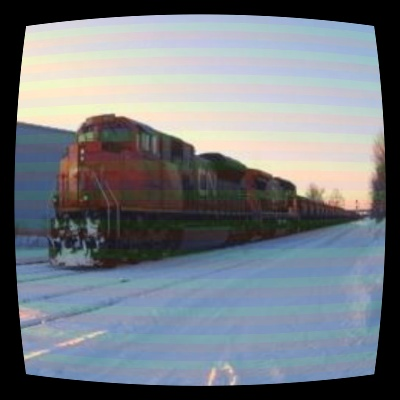
#> input picture data_pre/dataset/3D_data/train/100000.jpg, 400 x 400 px, given as the content of the folder picture/, which was not available
$ python test.py
#> lines starting #> are read from the running program, lines starting #| are printed output that depends on the picture; pictures that were not available may be replaced by others from this repository, and a replacement may not be noted
#> further down, srcImg is the input picture: shape (400, 400, 3); mean B, G, R 129.2, 122.7, 116.8
#G:\Image Decomposition\RainbowNet\data_prepare\picture\Places365_test_00000003.jpg
import cv2 as cv
import numpy as np
import os
import matplotlib.pyplot as plt

path = 'picture/'
num = 1
first = 1
def create_ranbinbow_stripes(srcImg):
    # 读入图像
    # img = cv.imread('G:\Image Decomposition\RainbowNet\data_prepare\picture\Places365_test_00000003.jpg')
    # 获取图像的高度和宽度
    height, width = srcImg.shape[:2]
#> height = 400; width = 400

    # 设置图片大小
    img_size = (height, width)
#> img_size = (400, 400)

    # 设置条纹的宽度 相当于像素之间的角度的变化速率
    stripe_width = 25
    # 设置色轮的角速度 色轮一秒60圈
    angular_velocity = 2 * np.pi / 60

    # 计算每个像素所对应的时间间隔 相机的一秒30帧
    time_per_pixel = 1 / 30

    # 生成一个空白的图片
    img = np.zeros((img_size[0], img_size[1], 3))

    # 计算每个像素对应的角度
    x, y = np.meshgrid(np.arange(img_size[1]), np.arange(img_size[0]))
    angle = y * stripe_width * angular_velocity * time_per_pixel

    # 生成RGB颜色，通过调节振幅可以实现淡化效果
    amplitude = 1
    red = (amplitude * np.sin(angle + 0 * np.pi / 3) + 1) / 2
    green = (amplitude * np.sin(angle + 2 * np.pi / 3) + 1) / 2
    blue = (amplitude * np.sin(angle + 4 * np.pi / 3) + 1) / 2

    # 将RGB颜色加入到图片中
    # img[:, :, 0] = red
    # img[:, :, 1] = green
    # img[:, :, 2] = blue
    img[:, :, 2] = red * 255
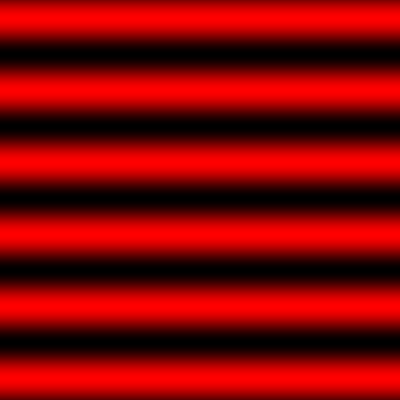
#> img: shape (400, 400, 3) float64; mean of channels 0, 1, 2 0, 0, 134.6; drawn as B, G, R
    img[:, :, 1] = green * 255
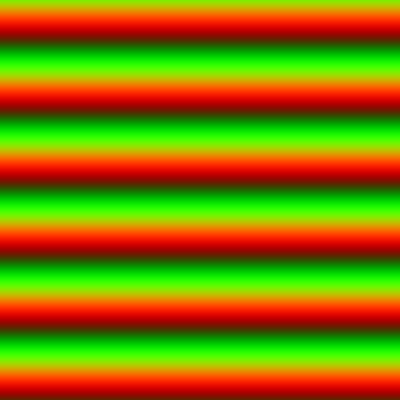
#> img: shape (400, 400, 3) float64; mean of channels 0, 1, 2 0, 123.1, 134.6; drawn as B, G, R
    img[:, :, 0] = blue * 255
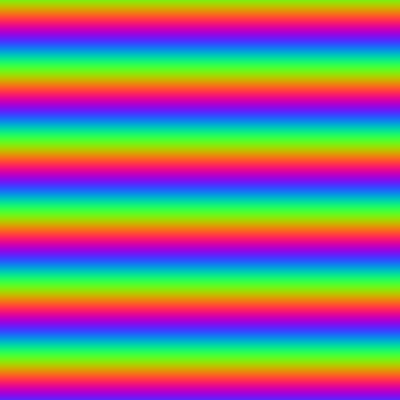
#> img: shape (400, 400, 3) float64; mean of channels 0, 1, 2 124.7, 123.1, 134.6; drawn as B, G, R

    # [6 lines of commented-out code are left out]
    cv.imwrite('G:/Image_Decomposition/RainbowNet_Data/data_pre/data_prepare/stripes/final_stripes.jpg', img)

    return img
# plt 方式用 cv2 不用
def blend(srcImg, final_stripes, alpha):
    srcImg = srcImg / 255
    final_stripes = final_stripes / 255

    # alpha = 0.85
    blended_img = alpha * srcImg + (1 - alpha) * final_stripes

    # plt.imshow(blended_img)
    # plt.show()
    # plt.imsave('G:/Image Decomposition/RainbowNet_Data/data_pre/final.jpg', blended_img)
    return blended_img, srcImg

if __name__ == "__main__":
    alpha = 0.85
    for root, dirs, img_list in os.walk(path):
        print(img_list)
    for files in img_list:
        print(files)
        # srcImg = plt.imread('picture/' + files)
        srcImg = cv.imread('picture/' + files)
        srcImg = cv.resize(srcImg, (400, 400))

        # 灰度变RGB
        if len(srcImg.shape) == 2:
            srcImg = np.stack((srcImg,) * 3, axis=-1)

        if first == 1:
            # 创建条纹
            final_stripes = create_ranbinbow_stripes(srcImg)

        # 读取条纹
        # final_stripes = plt.imread('G:/Image Decomposition/RainbowNet_Data/data_pre/data_prepare/stripes/final_stripes.jpg')
        final_stripes = cv.imread('G:/Image_Decomposition/RainbowNet_Data/data_pre/data_prepare/stripes/final_stripes.jpg')
        # 融合图像
        # blended_img, source_Img = blend(srcImg, final_stripes, alpha)
        blended_img = cv.addWeighted(srcImg, 0.80, final_stripes, 0.20, 0)
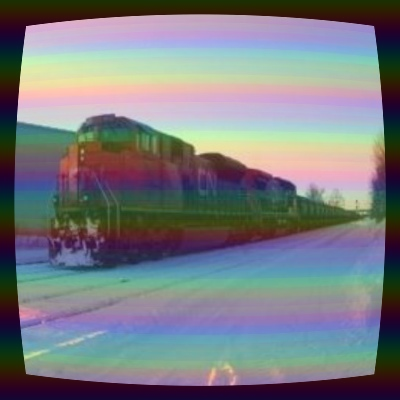
#> blended_img: shape (400, 400, 3); mean B, G, R 128.3, 122.8, 120.4
        # 保存
        # plt.imsave('../dataset/data/train/' + str(num) + '.jpg', blended_img)
        # plt.imsave('../dataset/gt/train/' + str(num) + '.jpg', source_Img)
        cv.imwrite('../dataset/data/train/' + str(num) + '.jpg', blended_img)
        cv.imwrite('../dataset/gt/train/' + str(num) + '.jpg', srcImg)

        first = first + 1
        num = num + 1

$ run again, on data_pre/dataset/3D_data/train/100362.jpg
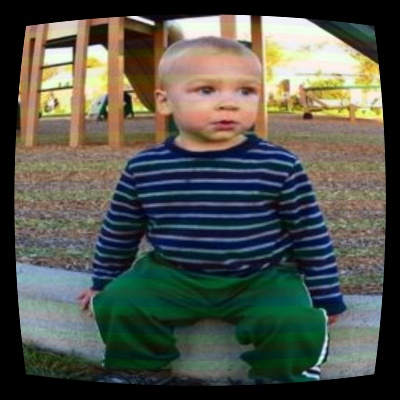
#> input picture data_pre/dataset/3D_data/train/100362.jpg, 400 x 400 px, given as the content of the folder picture/, which was not available
#> srcImg is the input picture: shape (400, 400, 3); mean B, G, R 76, 85, 82.7
#> `blended_img = cv.addWeighted(srcImg, 0.80, final_stripes, 0.20, 0)`:
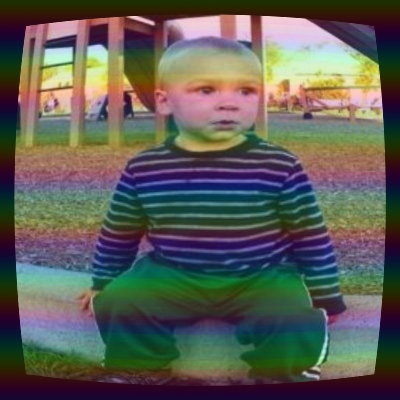
#> blended_img: shape (400, 400, 3); mean B, G, R 85.8, 92.6, 93.1

$ run again, on data_pre/dataset/3D_data/train/100471.jpg
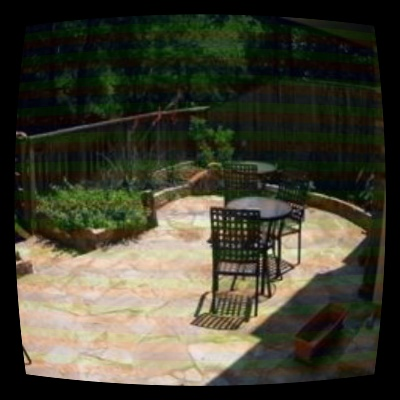
#> input picture data_pre/dataset/3D_data/train/100471.jpg, 400 x 400 px, given as the content of the folder picture/, which was not available
#> srcImg is the input picture: shape (400, 400, 3); mean B, G, R 50.5, 65.8, 67.8
#> `blended_img = cv.addWeighted(srcImg, 0.80, final_stripes, 0.20, 0)`:
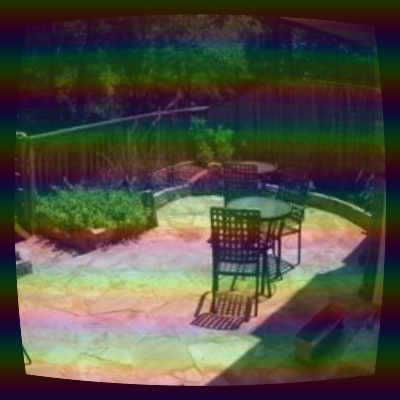
#> blended_img: shape (400, 400, 3); mean B, G, R 65.3, 77.3, 81.2

$ run again, on data_pre/dataset/3D_data/train/100477.jpg
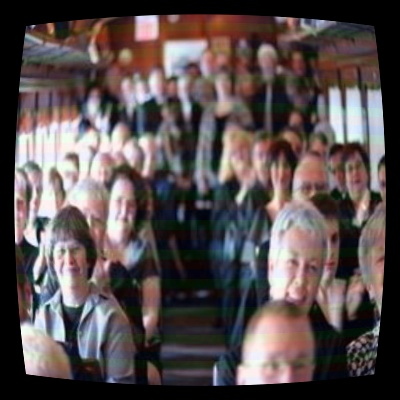
#> input picture data_pre/dataset/3D_data/train/100477.jpg, 400 x 400 px, given as the content of the folder picture/, which was not available
#> srcImg is the input picture: shape (400, 400, 3); mean B, G, R 78.7, 78.5, 88.8
#> `blended_img = cv.addWeighted(srcImg, 0.80, final_stripes, 0.20, 0)`:
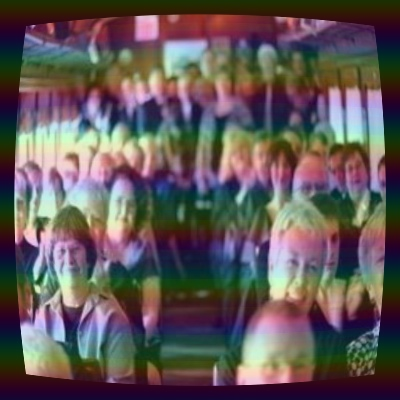
#> blended_img: shape (400, 400, 3); mean B, G, R 87.9, 87.4, 98
